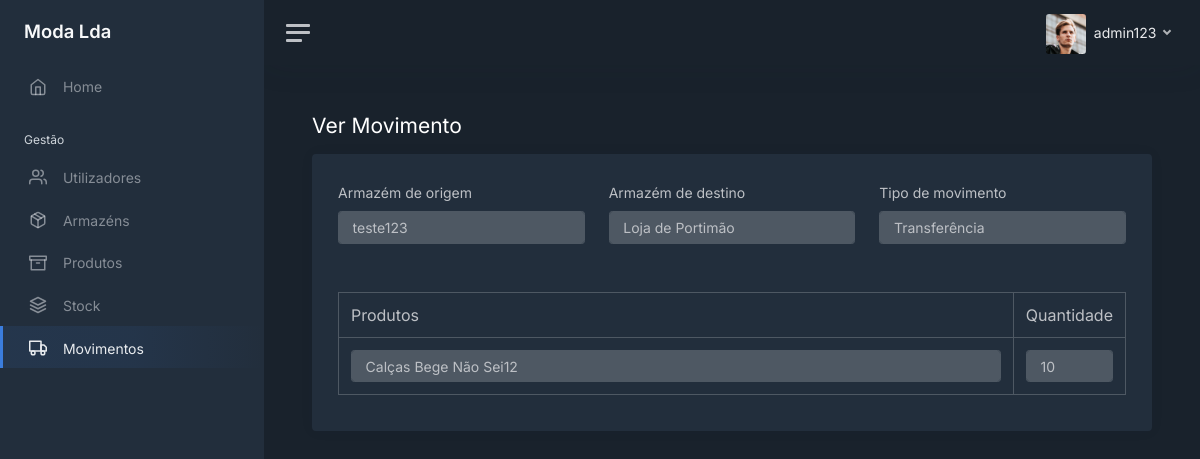
Screenshot of /movements/1 (signed in) with the database file from the repository.
### modules/login/models.py (models this page shows, shortened)
class User(UserMixin, db.Model):
    __tablename__ = 'users'
    __table_args__ = {'extend_existing': True}
    id = db.Column(db.Integer, primary_key=True)
    username = db.Column(db.String(), unique=True)
    password = db.Column(db.String())
    role = db.Column(db.String())
    last_login = db.Column(db.DateTime, server_default=db.func.now())
    active = db.Column(db.Boolean, unique=False, default=True)

### modules/main/models.py (models this page shows, shortened)
class Movements(db.Model):
    __tablename__ = 'movements'
    __table_args__ = {'extend_existing': True}
    id = db.Column(db.Integer, primary_key=True)
    user_id = db.Column(db.Integer, ForeignKey(User.id))
    from_warehouse_id = db.Column(db.Integer, ForeignKey(Warehouse.id)) #FromWarehouse
    to_warehouse_id = db.Column(db.Integer, ForeignKey(Warehouse.id)) #ToWarehouse
    typ = db.Column(db.String())
    date = db.Column(db.DateTime, default=db.func.now())
    from_warehouse = relationship('Warehouse', foreign_keys='Movements.from_warehouse_id')
    to_warehouse = relationship('Warehouse', foreign_keys='Movements.to_warehouse_id')
    user = relationship('User', foreign_keys='Movements.user_id')

class Warehouse(db.Model):
    __tablename__ = 'warehouses'
    __table_args__ = {'extend_existing': True}
    id = db.Column(db.Integer, primary_key=True)
    name = db.Column(db.String(), unique=True)
    address = db.Column(db.String())
    phone = db.Column(db.String())
    active = db.Column(db.Boolean, unique=False, default=True)

class Product_Movements(db.Model):
    __tablename__ = 'product_movements'
    __table_args__ = {'extend_existing': True}
    movement_id = db.Column(db.Integer, ForeignKey(Movements.id), primary_key=True)
    product_id = db.Column(db.Integer, ForeignKey(Product.id), primary_key=True)
    quantity = db.Column(db.Integer)
    product = relationship('Product', foreign_keys='Product_Movements.product_id')
    movement = relationship('Movements', foreign_keys='Product_Movements.movement_id')

class Product(db.Model):
    __tablename__ = 'products'
    __table_args__ = {'extend_existing': True}
    id = db.Column(db.Integer, primary_key=True)
    name = db.Column(db.String(), unique=True)
    category = db.Column(db.String())
    color = db.Column(db.String())
    brand = db.Column(db.String())
    min_stock = db.Column(db.Integer())
    max_stock = db.Column(db.Integer())
    last_buy_price = db.Column(db.Float())
    avg_buy_price = db.Column(db.Float())
    sell_price = db.Column(db.Float())
    desc = db.Column(db.String())
    active = db.Column(db.Boolean, unique=False, default=True)

### modules/main/views.py (the view)
@bp.route('/movements/<int:movement_id>')
@login_required
def view_movements_get(movement_id):
    warehouses = Warehouse.query.all()
    movement = Movements.query.filter_by(id=movement_id).first_or_404()
    products_movement = Product_Movements.query.filter_by(movement_id=movement_id).all()
    return render_template("movements/movements_view.html", user=current_user, tab="movements",
                           warehouses=warehouses, movement=movement, products_movement=products_movement)

### modules/login/models.py (called while the page is built)
@login_manager.user_loader
def load_user(user_id):
    return User.query.get(int(user_id))

### modules/main/templates/movements/movements_view.html (shortened to what this page needs)
<html lang="en">
<head>
   <link href="/static/css/dashboard.css" rel="stylesheet">
    <link href="https://cdn.datatables.net/1.13.7/css/jquery.dataTables.min.css" rel="stylesheet">
</head>
{% extends 'sidebar.html' %}
{% block content %}
    <div class="row">
        <h1 class="h3 mb-3">Ver Movimento</h1>
    </div>
    <div class="card">
        <div class="card-body">
            <div class="container-fluid">
                <div class="row mt-2">
                    <div class="col-12 col-md-4">
                        <label for="from_warehouse" class="form-label">Armazém de origem</label>
                        <select class="form-control warehouses" disabled="disabled" id="from_warehouse" name="from_warehouse" onchange="getProductsAvailable(); selectWarehouses()">
                            {% for warehouse in warehouses %}
                                <option value="{{ warehouse.id }}" {% if warehouse.id == movement.from_warehouse_id %}selected{% endif %}>{{ warehouse.name }}</option>
                            {% endfor %}
                        </select>
                    </div>
                    <div class="col-12 col-md-4">
                        <label for="to_warehouse" class="form-label">Armazém de destino</label>
                        <select class="form-control warehouses" disabled="disabled" name="to_warehouse" id="to_warehouse" onchange="selectWarehouses()">
                            {% for warehouse in warehouses %}
                                <option value="{{ warehouse.id }}" {% if warehouse.id == movement.to_warehouse_id %}selected{% endif %}>{{ warehouse.name }}</option>
                            {% endfor %}
                        </select>
                    </div>
                    <div class="col-12 col-md-4">
                        <label for="type" class="form-label">Tipo de movimento</label>
                        <select class="form-control" disabled="disabled" id="type" name="type">
                            <option value="transfer" {% if movement.typ == "transfer" %}selected{% endif %}>Transferência</option>
                        </select>
                    </div>
                </div>
                <div class="mt-5">
                    <table class="table table-bordered clearfix" id="products_table">
                        <thead>
                            <td style="width: 90%">Produtos</td>
                            <td>Quantidade</td>
                        </thead>
                        <tbody>
                            {% for product in products_movement %}
                                <tr>
                                    <td>
                                        <select class="form-control select_products" disabled="disabled" name="produtos[]" onchange="productSelectListener(event)">
                                            <option disabled="disabled" selected>{{ product.product.name }}</option>
                                        </select>
                                    </td>
                                    <td>
                                        <input class="form-control" disabled="disabled" name="quantidade[]" type="number" value="{{ product.quantity }}" min="0">
                                    </td>
                                </tr>
                            {% endfor %}
                        </tbody>
                    </table>
                </div>
            </div>
        </div>
    </div>
{% endblock %}

### modules/main/templates/sidebar.html (shortened to what this page needs)
<body data-theme="dark">
<div class="wrapper">
    <nav id="sidebar" class="sidebar js-sidebar">
        <div class="sidebar-content js-simplebar">
            <a class="sidebar-brand" href="/home">
                <span class="align-middle">Moda Lda</span>
            </a>
            <ul class="sidebar-nav">
                <li class="sidebar-item {% if tab == 'home' %}active{% endif %}">
                    <a class="sidebar-link" href="/home">
                        <i class="align-middle" data-feather="home"></i> <span class="align-middle">Home</span>
                    </a>
                </li>
                <li class="sidebar-header">
                    Gestão
                </li>
                {% if user.role == 'admin' or user.role == 'gerente' %}
                <li class="sidebar-item {% if tab == 'users' %}active{% endif %}">
                    <a class="sidebar-link" href="/users">
                        <i class="align-middle" data-feather="users"></i> <span class="align-middle">Utilizadores</span>
                    </a>
                </li>
                {% endif %}
                {% if user.role == 'admin' or user.role == 'gerente' %}
                <li class="sidebar-item {% if tab == 'warehouses' %}active{% endif %}">
                    <a class="sidebar-link" href="/warehouses">
                        <i class="align-middle" data-feather="package"></i> <span class="align-middle">Armazéns</span>
                    </a>
                </li>
                {% endif %}
                <li class="sidebar-item {% if tab == 'products' %}active{% endif %}">
                    <a class="sidebar-link" href="/products">
                        <i class="align-middle" data-feather="archive"></i> <span class="align-middle">Produtos</span>
                    </a>
                </li>
                <li class="sidebar-item {% if tab == 'stock' %}active{% endif %}">
                    <a class="sidebar-link" href="/stock">
                        <i class="align-middle" data-feather="layers"></i> <span class="align-middle">Stock</span>
                    </a>
                </li>
                <li class="sidebar-item {% if tab == 'movements' %}active{% endif %}">
                    <a class="sidebar-link" href="/movements">
                        <i class="align-middle" data-feather="truck"></i> <span class="align-middle">Movimentos</span>
                    </a>
                </li>
            </ul>
        </div>
    </nav>
    <div class="main">
        <nav class="navbar navbar-expand navbar-light navbar-bg">
            <a class="sidebar-toggle js-sidebar-toggle">
                <i class="hamburger align-self-center"></i>
            </a>
            <div class="navbar-collapse collapse">
                <ul class="navbar-nav navbar-align">
                    <li class="nav-item dropdown">
                        <a class="nav-link dropdown-toggle d-none d-sm-inline-block" href="#" data-bs-toggle="dropdown">
                            <img src="/static/img/avatars/avatar.jpg" class="avatar img-fluid rounded me-1"
                                 alt="{{ user.username }}"/> <span class="text-dark"> {{ user.username }} </span>
                        </a>
                    </li>
                </ul>
            </div>
        </nav>
        <main class="content">
            <div class="container-fluid p-0">
                {% block content %}
                {% endblock %}
            </div>
        </main>
    </div>
</div>
</body>
</html>

### rows the page displays
User: username "admin123"
Movements: from_warehouse "teste123", to_warehouse "Loja de Portimão", type "Transferência"
Product_Movements: name "Calças Bege Não Sei12", quantity "10"
